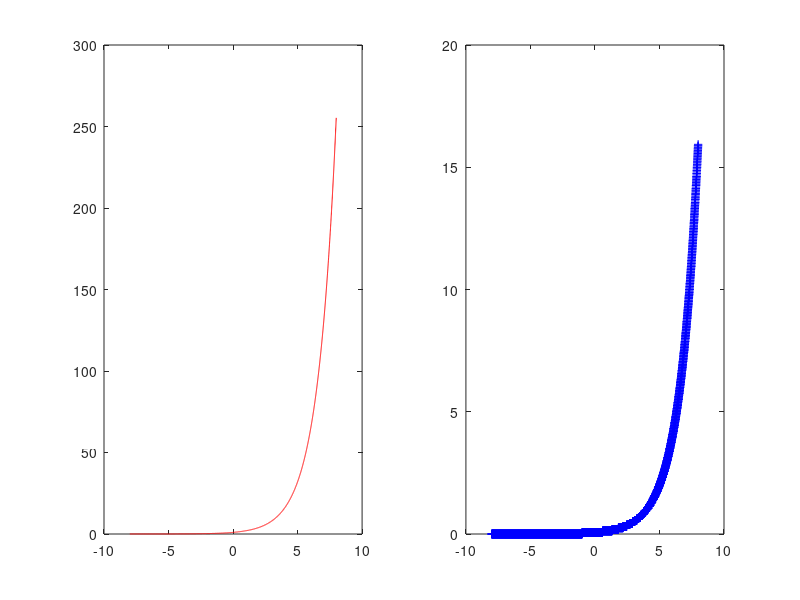

Source code (MATLAB):
%% LUT GEN
%  Author: Ryan Hiser
%  Project: Capstone V2X Motorcycle HUD
%  Filename: lut_gen.m
%
%  Description: generates look up table for 2^x
%

clear all;
close all;
clc
format long
%% Do Quantization of 2^x 
ABS_MAX_RANGE = 8;
ARG_BITS = 8;
EXP_BITS = 8;
x = [-ABS_MAX_RANGE*(2^ARG_BITS):1:ABS_MAX_RANGE*(2^(ARG_BITS))-1]'/(2^ARG_BITS);
y = 2.^x;
y_quantized = round(y/max(y)*(2^EXP_BITS-1));

figure()
subplot(1,2,1)
plot(x,y, 'r');
subplot(1,2,2)
plot(x,y_quantized/2^4,'b+-');

%% Create LUT for HLS
% format for direct copy and paste to HLS project.

fid = fopen("../lut.h","w");
fprintf(fid,"#ifndef LUT_H_\n");
fprintf(fid,"#define LUT_H_\n\n");
fprintf(fid,"#define MIDDLE %d\n\n", round(length(x)/2));
fprintf(fid,"const lut_t EXP2_LUT[%d] = {",length(x));

for i = 1:length(x)
    LUT_sv(i) = y(i);
    if(i == length(x))
        fprintf(fid,"%0.16f};\n\n",y(i));
    else
        fprintf(fid,"%0.16f,",y(i));
    end
end

fprintf(fid,"#endif // LUT_H_\n");
fclose(fid);